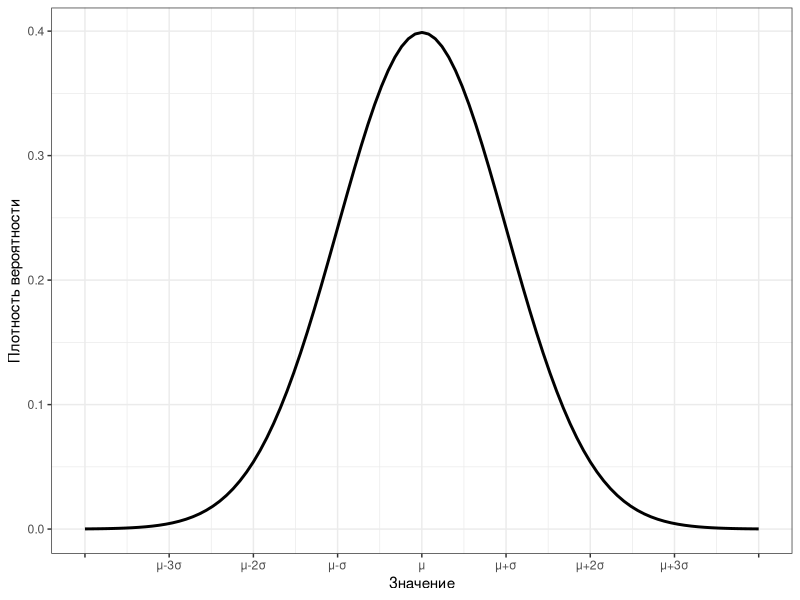
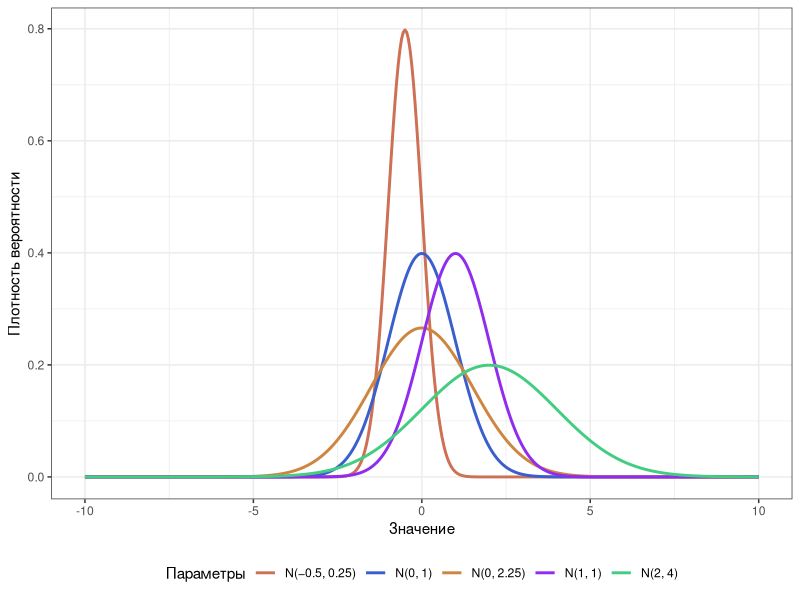
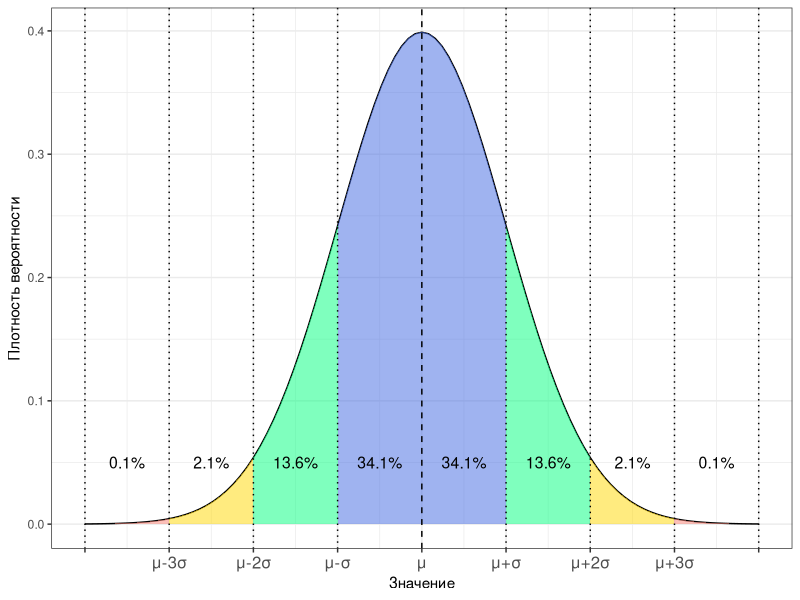
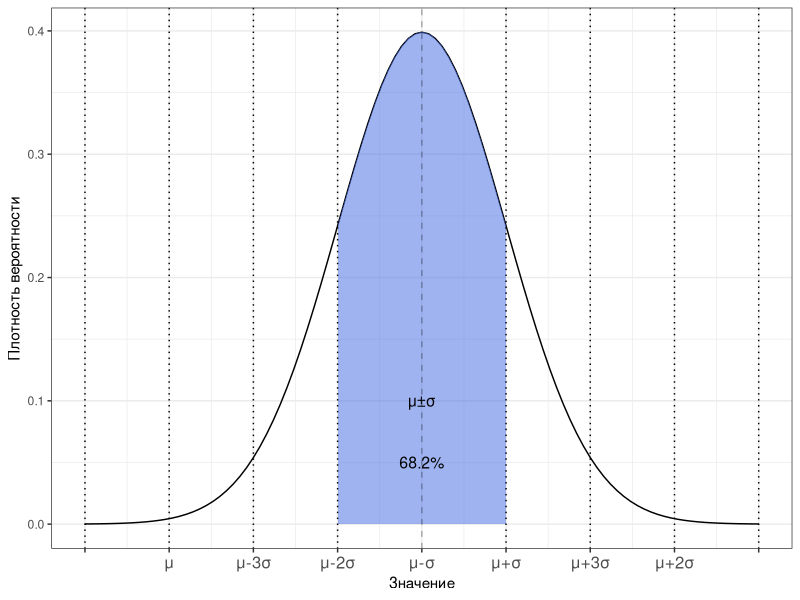
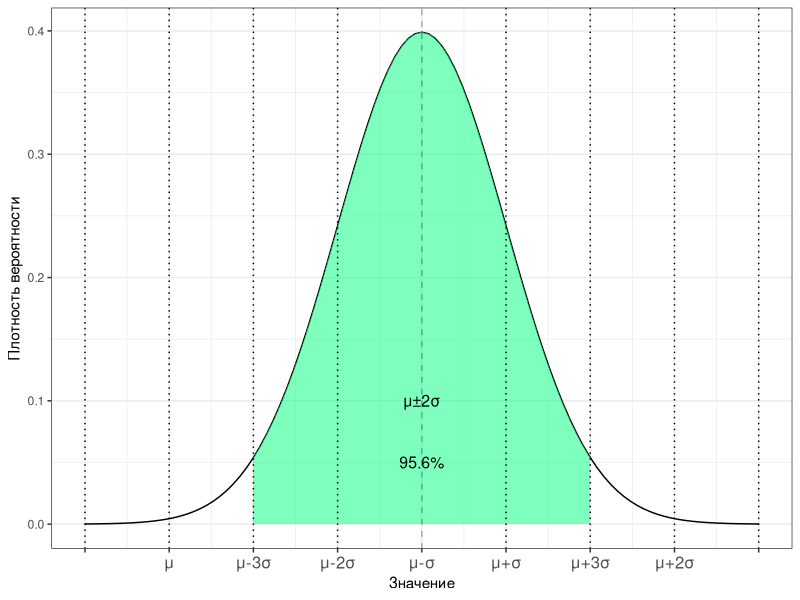
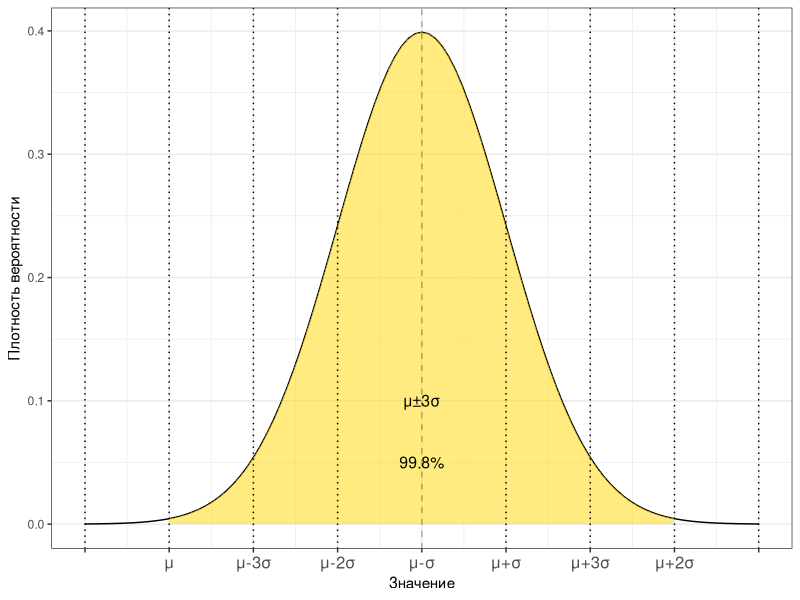
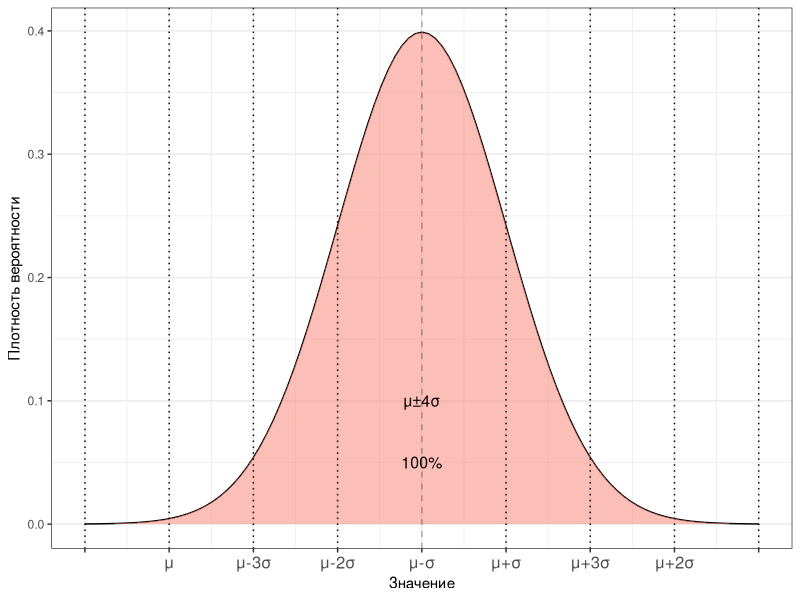

R code for these plots, in order:
## ---- chunk 1
knitr::opts_chunk$set(echo = FALSE, eval = TRUE, warning = FALSE, message = FALSE, error = FALSE)
## ---- chunk 2
library(tidyverse)
theme_set(theme_bw())
theme_update(legend.position = "bottom")
## ---- chunk 3
ggplot() +
  geom_function(fun = dnorm, linewidth = 1) +
  scale_x_continuous(breaks = -4:4,
                     limits = c(-4, 4),
                     labels = c("",
                                "μ-3σ",
                                "μ-2σ",
                                "μ-σ",
                                "μ",
                                "μ+σ",
                                "μ+2σ",
                                "μ+3σ",
                                "")) +
  labs(x = "Значение", y = "Плотность вероятности")
## ---- chunk 4
tibble(
  x = seq(-10, 10, .05),
  "N(0, 1)" = dnorm(x, mean = 0, sd = 1),
  "N(−0.5, 0.25)" = dnorm(x, mean = -.5, sd = .5),
  "N(0, 2.25)" = dnorm(x, mean = 0, sd = 1.5),
  "N(1, 1)" = dnorm(x, mean = 1, sd = 1),
  "N(2, 4)" = dnorm(x, mean = 2, sd = 2)
) %>% 
  pivot_longer(cols = -x) %>% 
  ggplot(aes(x, value, color = name)) +
  geom_line(linewidth = 1) +
  scale_color_manual(values = c('salmon3', 
                                'royalblue3',
                                'tan3',
                                'purple2',
                                'seagreen3')) +
  labs(x = "Значение", y = "Плотность вероятности",
       color = "Параметры")
## ---- chunk 5
ggplot() +
  stat_function(fun = dnorm) +
  stat_function(fun = dnorm,
                geom = "area",
                xlim = c(-1, 1),
                alpha = .5, fill = "royalblue") +
  stat_function(fun = dnorm,
                geom = "area",
                xlim = c(-2, -1),
                alpha = .5, fill = "springgreen") +
  stat_function(fun = dnorm,
                geom = "area",
                xlim = c(1, 2),
                alpha = .5, fill = "springgreen") +
  stat_function(fun = dnorm,
                geom = "area",
                xlim = c(-3, -2),
                alpha = .5, fill = "gold") +
  stat_function(fun = dnorm,
                geom = "area",
                xlim = c(2, 3),
                alpha = .5, fill = "gold") +
  stat_function(fun = dnorm,
                geom = "area",
                xlim = c(-4, -3),
                alpha = .5, fill = "salmon") +
  stat_function(fun = dnorm,
                geom = "area",
                xlim = c(3, 4),
                alpha = .5, fill = "salmon") +
  geom_vline(xintercept = 0, linetype= "dashed") +
  geom_vline(xintercept = c(-4, -3, -2, -1, 1, 2, 3, 4), 
    linetype= "dotted") +
  annotate(geom = "text", label = "0.1%",  size = 4, 
    x = -3.5, y = .05) +
  annotate(geom = "text", label = "0.1%",  size = 4, 
    x = 3.5, y = .05) +
  annotate(geom = "text", label = "2.1%",  size = 4, 
    x = -2.5, y = .05) +
  annotate(geom = "text", label = "2.1%",  size = 4, 
    x = 2.5, y = .05) +
  annotate(geom = "text", label = "13.6%", size = 4, 
    x = -1.5, y = .05) +
  annotate(geom = "text", label = "13.6%", size = 4, 
    x = 1.5, y = .05) +
  annotate(geom = "text", label = "34.1%", size = 4, 
    x = -.5, y = .05) +
  annotate(geom = "text", label = "34.1%", size = 4, 
    x = .5, y = .05) +
  scale_x_continuous(breaks = -4:4,
                     limits = c(-4, 4),
                     labels = c("",
                                "μ-3σ",
                                "μ-2σ",
                                "μ-σ",
                                "μ",
                                "μ+σ",
                                "μ+2σ",
                                "μ+3σ",
                                "")) +
  theme(axis.text.x = element_text(size = 12)) +
  labs(x = "Значение", y = "Плотность вероятности")
## ---- chunk 6
draw_norm_probs <- function(interval, color, prob, lab) {
p <- ggplot() +
  stat_function(fun = dnorm) +
  stat_function(fun = dnorm,
                geom = "area",
                xlim = interval,
                alpha = .5, fill = color) +
  geom_vline(xintercept = 0, linetype= "dashed", alpha = .3) +
  geom_vline(xintercept = c(-4, -3, -2, -1, 1, 2, 3, 4),
              linetype= "dotted") +
  annotate(geom = "text", label = prob, x = 0, y = .05, size = 4) +
  annotate(geom = "text", label = lab, x = 0, y = .1, size = 4) +
  scale_x_continuous(breaks = -4:4,
                     limits = c(-4, 4),
                     labels = c("",
                                "μ",
                                "μ-3σ",
                                "μ-2σ",
                                "μ-σ",
                                "μ+σ",
                                "μ+3σ",
                                "μ+2σ",
                                "")) +
  theme(axis.text.x = element_text(size = 12)) +
  labs(x = "Значение", y = "Плотность вероятности")
}

p1 <- draw_norm_probs(interval = c(-1, 1),
                      color = "royalblue",
                      prob = "68.2%",
                      lab = "μ±σ")
p2 <- draw_norm_probs(interval = c(-2, 2),
                      color = "springgreen",
                      prob = "95.6%",
                      lab = "μ±2σ")
p3 <- draw_norm_probs(interval = c(-3, 3),
                      color = "gold",
                      prob = "99.8%",
                      lab = "μ±3σ")
p4 <- draw_norm_probs(interval = c(-4, 4),
                      color = "salmon",
                      prob = "100%",
                      lab = "μ±4σ")
## ---- chunk 7
#| label: fig-normdist-probs2
#| layout-ncol: 2
#| fig-cap: "Вероятности попадания значений нормально распределенной случайной величины в диапазоны стандартных отклонений от среднего значения"
#| fig-subcap:
#|  - "Одно стандартное отклонение от среднего"
#|  - "Два стандартных отклонения от среднего"
#|  - "Три стандартных отклонения от среднего"
#|  - "Четыре (и более) стандартных отклонения от среднего"

print(p1)
print(p2)
print(p3)
print(p4)
